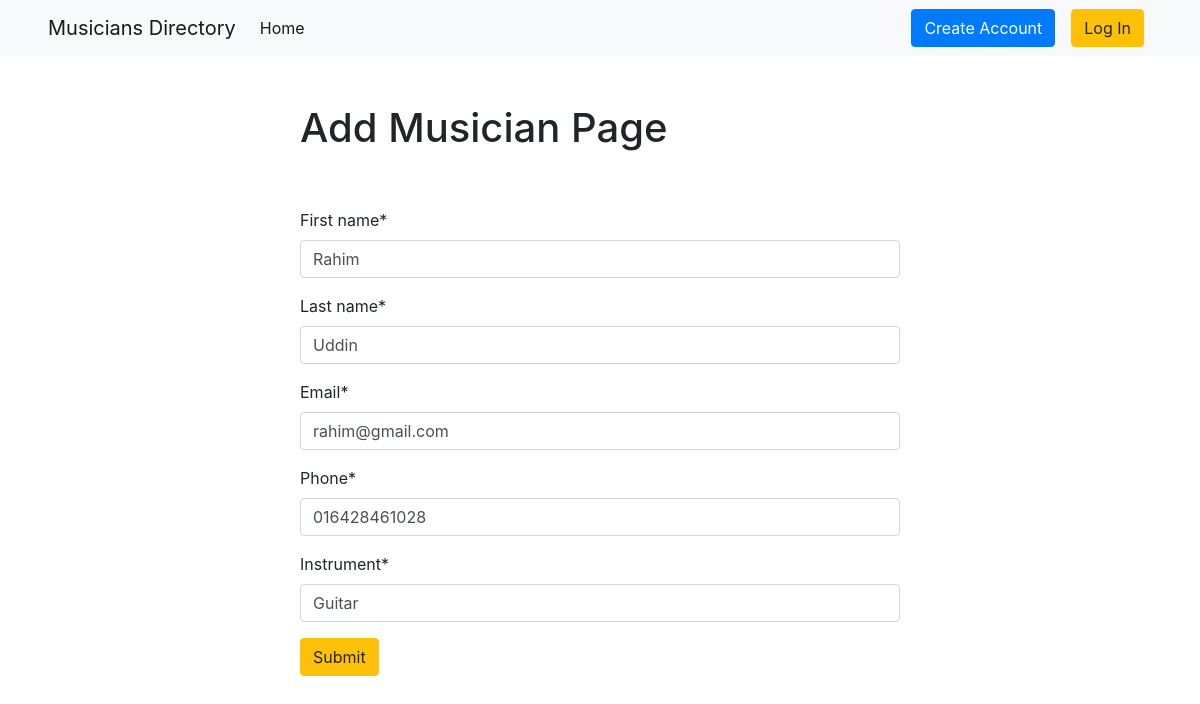
The page /musician/edit/2 on the database its author committed.
### musician/models.py (models this page shows, shortened)
class Musician(models.Model):
    first_name = models.CharField(max_length=50)
    last_name = models.CharField(max_length=50)
    email = models.EmailField()
    phone = models.CharField(max_length=20)
    instrument = models.CharField(max_length=50)

### musician/views.py (the view)
# urls.py: path('edit/<int:id>', views.edit_musician,name="edit_musician"),
def edit_musician(request,id):
    musician = models.Musician.objects.get(pk=id)
    musician_form = forms.MusicianForm(instance=musician)
    if request.method == 'POST':
        musician_form = forms.MusicianForm(request.POST, instance=musician)
        if musician_form.is_valid():
            musician_form.save()
            return redirect('homepage')
    return render(request,'add_musician.html', {'form': musician_form})

### musician/forms.py
class MusicianForm(forms.ModelForm):
    class Meta:
        model = Musician
        fields ="__all__"

### musician/templates/add_musician.html (shortened to what this page needs)
{% extends "base.html" %}
{% block content %}
{% load crispy_forms_tags %}
<form action="" class="w-50 mx-auto mt-5" method = "post">
    <h1>Add Musician Page</h1><br><br>
    {{form|crispy}}
    <button class="btn btn-warning">Submit</button>
</form>
{% endblock content %}

### rows shown on the page
Musician: first_name "Rahim", last_name "Uddin", email "rahim@gmail.com", phone "016428461028", instrument "Guitar"
